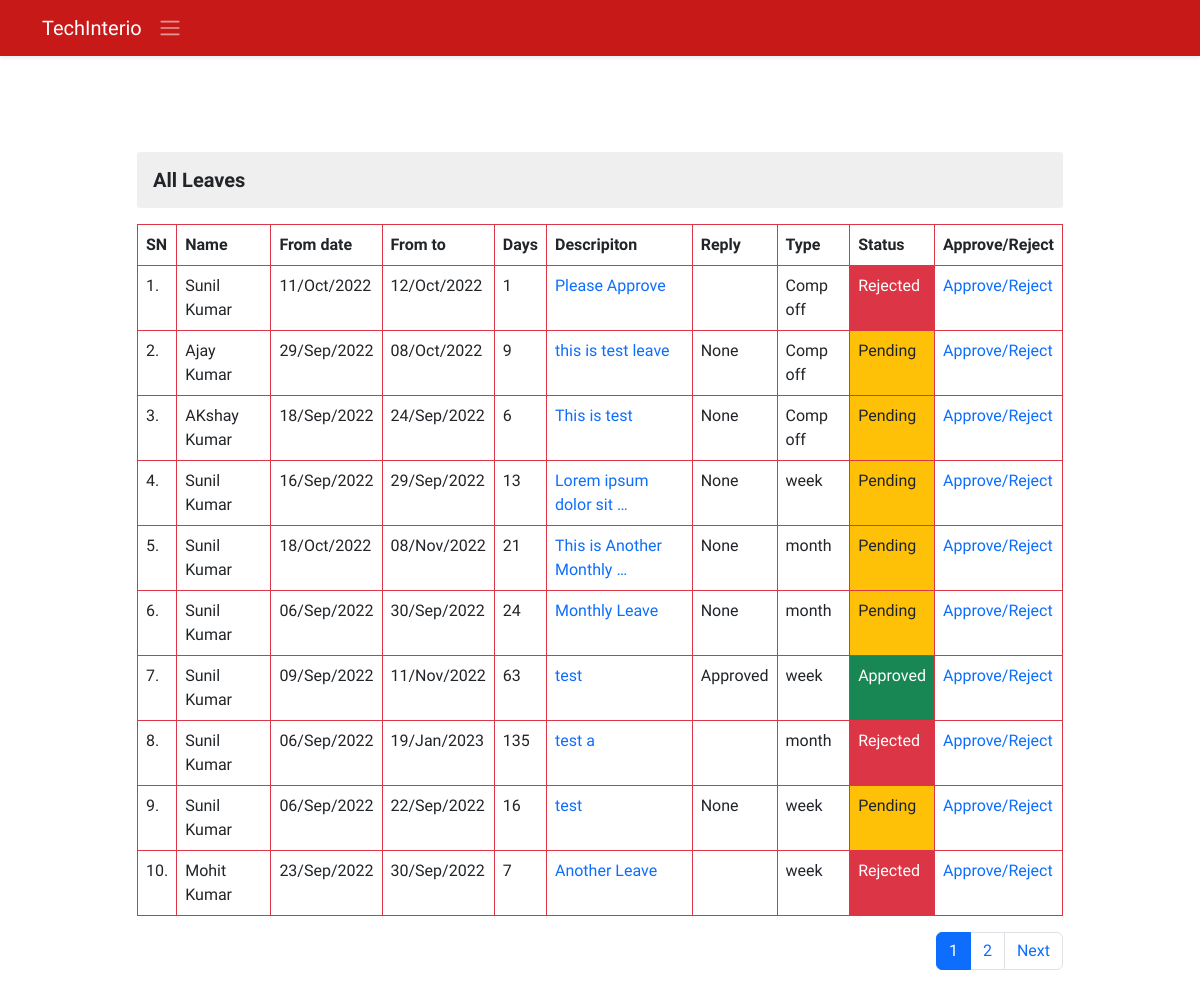
The page /ems/leaves/ (signed in) on the database its author committed.
### ems/models.py (models this page shows, shortened)
class Leave(models.Model):
    employee=models.ForeignKey(Employee,on_delete=models.CASCADE)
    date_from=models.DateField()
    date_to=models.DateField()
    description=models.CharField(max_length=150)
    type=models.CharField(max_length=70)
    reply=models.CharField(max_length=100,null=True,blank=True)
    status=models.CharField(max_length=20)
    created_at = models.DateTimeField(auto_now_add=True,blank=True,null=True)
    updated_at = models.DateTimeField(auto_now=True,blank=True,null=True)
    @property
    def days(self):
        difference=self.date_to-self.date_from
        return difference.days

class Employee(models.Model):
    empid=models.AutoField(primary_key=True)
    employeeid=models.IntegerField(unique=True, null=True, blank=True)
    user=models.OneToOneField(User,on_delete=models.CASCADE)
    name=models.CharField(max_length=50)
    father_name=models.CharField(max_length=50)
    mother_name=models.CharField(max_length=50,null=True,blank=True)
    avtar=models.ImageField(upload_to='employee_profile_images', blank=True , default='profile.jpg')
    dob=models.DateField()
    email=models.EmailField(max_length=100)
    mobile_no=models.IntegerField()
    emergency_mobile_no=models.IntegerField(null=True,blank=True)
    address=models.OneToOneField(Address, on_delete=models.CASCADE,blank=True, null=True,)
    designation=models.CharField(max_length=70,null=True, blank=True)
    role=models.ForeignKey(Role, on_delete=models.SET_NULL,blank=True, null=True,)
    department=models.ForeignKey(Department, on_delete=models.SET_NULL,blank=True, null=True,)
    joining_date=models.DateField(null=True, blank=True)
    status=models.CharField(max_length=15)
    @property
    def imageURL(self):
        try:
            url=self.avtar.url
        except:
            url=''
        return url
    class Meta:
        ordering = ('name',)

### ems/views.py (the view, shortened to what this page needs)
# urls.py: path('leaves/',dashboardLeaves,name='dashboard-leaves'),
@login_required()
def dashboardLeaves(request):
    context = {}
    res=''
    try:
        if not request.user.is_superuser:
            profile_obj = Employee.objects.get(user=request.user)
            context['profile'] = profile_obj
            res = checkPermission(profile_obj, 'Leaves')
            print('response ', res)
            if res == 'no':
                messages.warning(request, 'Sorry, You are not authorised!')
                return redirect('/')
        leaves = Leave.objects.all().order_by('-id')
        paginator = Paginator(leaves, 10)
        page_no = request.GET.get('page')
        total_pages = paginator.page_range
        leavespages = paginator.get_page(page_no)
        context['leaves'] = leavespages
        context['pages'] = total_pages
    except Exception as e:
        print('Dashboard Leaves Exception : ', e)
    return render(request, 'ems/dashboard_leaves.html', context)

### ems/models.py (called while the page is built)
    def __str__(self):
        return self.name

### ems/utils.py (called while the page is built)
def checkPermission(employee,feature):
    entries=EmployeePermission.objects.filter(employee=employee)
    if entries.count() == 0:
        return 'no'
    else:
        try:
            f_obj=P_Feature.objects.get(name=feature)
        except:
            f_obj=None
        print('F obje ',f_obj)
        for item in entries:
            if item.permission_feature == f_obj:
                if item.view == True or item.edit == True:
                    if item.edit:
                        return 'edit'
                    else:
                        return 'view'
                else:
                    return 'no'
        return 'no'

### ems/templates/ems/dashboard_leaves.html (shortened to what this page needs)
{% extends './base.html' %}
{% block body %}
<div class="container py-4">
  <div class="row d-flex align-items-center justify-content-center " >
    <div class="col-lg-10 col-12 my-5">
      <h3 class="my-3 derpartment-title">All Leaves</h3>
      <table class="table table-bordered border-danger">
        <tr>
          <th>SN</th>
          <th>Name</th>
          <th>From date</th>
          <th>From to</th>
          <th>Days</th>
          <th>Descripiton</th>
          <th>Reply</th>
          <th>Type</th>
          <th>Status</th>
          <th>Approve/Reject</th>
        </tr>
        {% for leave in leaves %}
        <tr class="my-4">
          <td>{{forloop.counter}}.</td>
          <td>{{leave.employee.name}}</td>
          <td>{{leave.date_from | date:'d/M/Y'}}</td>
          <td>{{leave.date_to | date:'d/M/Y'}}</td>
          <td>{{leave.days}}</td>
          <td onclick="showDescription('{{leave.description}}')" class="text-primary">{{leave.description|truncatewords:4}}</td>
          <td>{{leave.reply}}</td>
          <td>{{leave.type}}</td>
          {% if leave.status == 'Pending' %}
          <td class="bg-warning text-dark">{{leave.status}}</td>
          {% elif leave.status == 'Rejected' %}
          <td class="text-white bg-danger">{{leave.status}}</td>
          {% else %}
          <td class="text-white bg-success">{{leave.status}}</td>
          {% endif %}
          <td><a href="" data-bs-toggle="modal" data-bs-target="#leavemodal"
              onclick="leave({{leave.id}})">Approve/Reject</a></td>
        </tr>
        {% endfor %}
      </table>
      <nav aria-label="Page navigation example">
        <ul class="pagination justify-content-end">
          {% if pages %}
          {% for p in pages %}
          {% if p == leaves.number %}
          <li class="page-item active" aria-current="page"><a class="page-link " href="?page={{p}}">{{p}}</a></li>
          {% else %}
          <li class="page-item "><a class="page-link" href="?page={{p}}">{{p}}</a></li>
          {% endif %}
          {% endfor %}
          {% endif %}
          {% if leaves.has_next %}
          <li class="page-item">
            <a class="page-link" href="?page={{leaves.next_page_number}}">Next</a>
          </li>
          {% endif %}
        </ul>
      </nav>
    </div>
  </div>
</div>
{% endblock body %}

### static/css/style.css (style rules this page uses)
* { margin: 0; padding: 0; box-sizing: border-box; }
:root { --body-font: 'Red Hat Display', sans-serif; --second-font: 'Kaushan Script', cursive; --biggest-font-size: 2rem; --bigger-font-size: 1.5rem; --big-font-size: 1.25rem; --h1-font-size: 1.5rem; --h2-font-size: 1.25rem; --h3-font-size: 1rem; --normal-font-size: .938rem; --small-font-size: .813rem; --smaller-font-size: .75rem; --font-bold: 700; --font-black: 900; }
@media screen and (min-width: 1024px) { :root { --biggest-font-size: 6rem; --bigger-font-size: 3.5rem; --big-font-size: 2.75rem; --h1-font-size: 2.25rem; --h2-font-size: 1.5rem; --h3-font-size: 1.25rem; --normal-font-size: 1rem; --small-font-size: .875rem; --smaller-font-size: .813rem; --bs-modal-width: 700px; } }
* { box-sizing: border-box; padding: 0; margin: 0; }
html { scroll-behavior: smooth; }
body, button, label, select, input { font-family: var(--body-font); font-size: var(--normal-font-size); }
h1, h2, h3 { font-weight: var(--font-bold); }
a { text-decoration: none; }
.derpartment-title { font-size: var(--h3-font-size); background-color: #dadada70; padding: 1rem; border-radius: 3px; }

### rows shown on the page
Leave: employee.name "Sunil Kumar", date_from "11/Oct/2022", date_to "12/Oct/2022", days "1", description "Please Approve", type "Comp off", status "Rejected"
Leave: employee.name "Ajay Kumar", date_from "29/Sep/2022", date_to "08/Oct/2022", days "9", description "this is test leave", reply "None", type "Comp off", status "Pending"
Leave: employee.name "AKshay Kumar", date_from "18/Sep/2022", date_to "24/Sep/2022", days "6", description "This is test", reply "None", type "Comp off", status "Pending"
Leave: employee.name "Sunil Kumar", date_from "16/Sep/2022", date_to "29/Sep/2022", days "13", description "Lorem ipsum dolor sit …", reply "None", type "week", status "Pending"
Leave: employee.name "Sunil Kumar", date_from "18/Oct/2022", date_to "08/Nov/2022", days "21", description "This is Another Monthly …", reply "None", type "month", status "Pending"
Leave: employee.name "Sunil Kumar", date_from "06/Sep/2022", date_to "30/Sep/2022", days "24", description "Monthly Leave", reply "None", type "month", status "Pending"
Leave: employee.name "Sunil Kumar", date_from "09/Sep/2022", date_to "11/Nov/2022", days "63", description "test", reply "Approved", type "week", status "Approved"
Leave: employee.name "Sunil Kumar", date_from "06/Sep/2022", date_to "19/Jan/2023", days "135", description "test a", type "month", status "Rejected"
Leave: employee.name "Sunil Kumar", date_from "06/Sep/2022", date_to "22/Sep/2022", days "16", description "test", reply "None", type "week", status "Pending"
Leave: employee.name "Mohit Kumar", date_from "23/Sep/2022", date_to "30/Sep/2022", days "7", description "Another Leave", type "week", status "Rejected"

### other values the page prints
{{ p }} "1"
{{ p }} "2"
